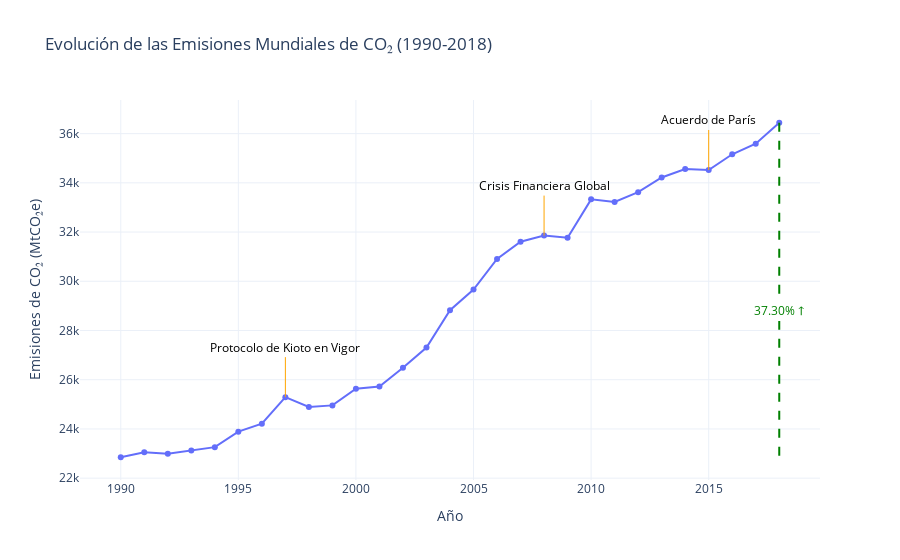

The cell this chart's notebook holds for it:
### Markdown cell above
### d) Creación de la Gráfica en Python 🖥️

### Code cell
# Preparar los datos
years = list(map(int, emissions_df.columns[5:]))  # Columnas de años
emissions = emissions_df.iloc[0, 5:].astype(float)  # Emisiones para 'World'

# Definir hitos clave
hitos = {
    1997: 'Protocolo de Kioto en Vigor',
    2008: 'Crisis Financiera Global',
    2015: 'Acuerdo de París'
}

# Crear el gráfico de líneas con Plotly Express
fig = px.line(x=years, y=emissions,
              labels={'x': 'Año', 'y': 'Emisiones de CO₂ (MtCO₂e)'},
              title='Evolución de las Emisiones Mundiales de CO₂ (1990-2018)',
              markers=True)

# Añadir los hitos como anotaciones sin afectar la leyenda
for year, label in hitos.items():
    emission_value = emissions[years.index(year)]
    fig.add_annotation(
        x=year,
        y=emission_value,
        text=label,
        showarrow=True,
        arrowhead=0,
        ax=0,
        ay=-50,
        font=dict(size=12, color="black"),
        arrowcolor="orange"
    )

# Optimizar la gráfica
fig.update_layout(
    template='plotly_white',
    hovermode='x unified',
    showlegend=False  # Ocultar el botón de leyenda a la derecha
)

# Cálculo del incremento porcentual
incremento = abs((emissions.iloc[-1] - emissions.iloc[0]) / emissions.iloc[0]) * 100
incremento_texto = f"{incremento:.2f}% ↑"

last_idx = len(emissions) - 1

# Añadir línea vertical en el último año (2018), que vaya desde el mínimo hasta el máximo de las emisiones
fig.add_shape(
    type="line",
    x0=years[0], y0=emissions.iloc[0],  # Desde el valor del primer año
    x1=years[0], y1=emissions.iloc[-1],  # Hasta el valor del último año
    line=dict(color="green", width=2, dash="dash")
)

# Añadir anotación con el incremento en el último punto con un fondo blanco
fig.add_annotation(
    x=years[0],
    y=emissions.iloc[14],
    text=incremento_texto,  # Texto con el porcentaje y la flecha hacia arriba
    showarrow=False,
    arrowhead=0,
    ax=-80,  # Ajuste de la posición de la flecha hacia la izquierda
    ay=0,
    font=dict(size=12, color="green"),
    bgcolor="white",  # Fondo blanco para evitar traslape visual
    bordercolor="white",
    borderwidth=1
)



fig.show()

### Figure 1 — Plotly figure (JSON) as saved in the notebook; plotly's stock layout.template omitted (floating-point values rounded to 4 significant figures)
{"data": [{"hovertemplate": "Año=%{x}<br>Emisiones de CO₂ (MtCO₂e)=%{y}<extra></extra>", "legendgroup": "", "line": {"color": "#636efa", "dash": "solid"}, "marker": {"symbol": "circle"}, "mode": "lines+markers", "name": "", "orientation": "v", "showlegend": false, "type": "scatter", "x": [2018, 2017, 2016, 2015, 2014, 2013, 2012, 2011, 2010, 2009, 2008, 2007, 2006, 2005, 2004, 2003, 2002, 2001, 2000, 1999, 1998, 1997, 1996, 1995, 1994, 1993, 1992, 1991, 1990], "xaxis": "x", "y": [36440.0, 35590.0, 35160.0, 34520.0, 34560.0, 34220.0, 33620.0, 33230.0, 33330.0, 31770.0, 31860.0, 31610.0, 30910.0, 29660.0, 28830.0, 27310.0, 26490.0, 25730.0, 25640.0, 24960.0, 24900.0, 25290.0, 24210.0, 23890.0, 23260.0, 23124, 22990.0, 23060.0, 22850.0], "yaxis": "y"}], "layout": {"annotations": [{"arrowcolor": "orange", "arrowhead": 0, "ax": 0, "ay": -50, "font": {"color": "black", "size": 12}, "showarrow": true, "text": "Protocolo de Kioto en Vigor", "x": 1997, "y": 25290.0}, {"arrowcolor": "orange", "arrowhead": 0, "ax": 0, "ay": -50, "font": {"color": "black", "size": 12}, "showarrow": true, "text": "Crisis Financiera Global", "x": 2008, "y": 31860.0}, {"arrowcolor": "orange", "arrowhead": 0, "ax": 0, "ay": -50, "font": {"color": "black", "size": 12}, "showarrow": true, "text": "Acuerdo de París", "x": 2015, "y": 34520.0}, {"arrowhead": 0, "ax": -80, "ay": 0, "bgcolor": "white", "bordercolor": "white", "borderwidth": 1, "font": {"color": "green", "size": 12}, "showarrow": false, "text": "37.30% ↑", "x": 2018, "y": 28830.0}], "hovermode": "x unified", "legend": {"tracegroupgap": 0}, "shapes": [{"line": {"color": "green", "dash": "dash", "width": 2}, "type": "line", "x0": 2018, "x1": 2018, "y0": 36440.0, "y1": 22850.0}], "showlegend": false, "title": {"text": "Evolución de las Emisiones Mundiales de CO₂ (1990-2018)"}, "xaxis": {"anchor": "y", "domain": [0, 1], "title": {"text": "Año"}}, "yaxis": {"anchor": "x", "domain": [0, 1], "title": {"text": "Emisiones de CO₂ (MtCO₂e)"}}}}
